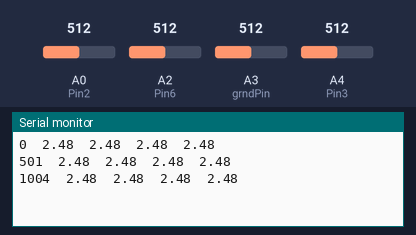
Bench run of a sketch on a simulated Arduino Uno, built with avr-gcc and run on an emulated ATmega328P. Parts: the last lines printed to the serial monitor. Inputs (shaded band) come from the test bench; at power-on: A0 (Pin2) = 512, A2 (Pin6) = 512, A3 (grndPin) = 512, A4 (Pin3) = 512.

Above: at 1.3 s.
1.4 s: A0 (Pin2) set to 716
At 1.9 s:
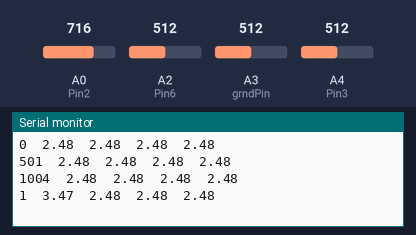
2.9 s: A2 (Pin6) set to 716
At 3.4 s:
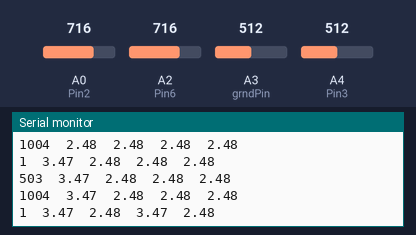
4.4 s: A3 (grndPin) set to 716
At 4.9 s:
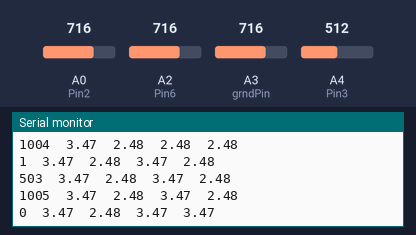
5.9 s: A4 (Pin3) set to 716
At 6.4 s:
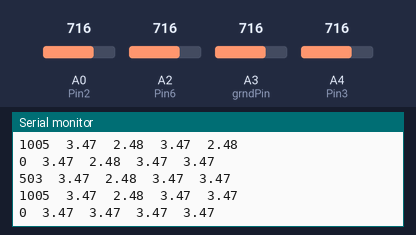
7.4 s: A0 (Pin2) set to 992
At 7.9 s:
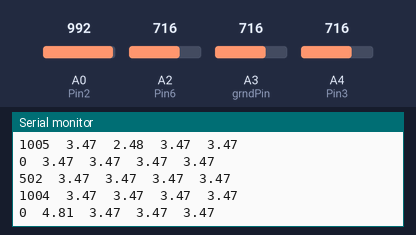
8.9 s: A2 (Pin6) set to 992
At 9.5 s:
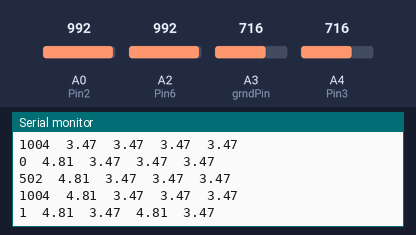
Timing chart, 0 to 11.4 s (numbered marks = the images above; inputs shaded):
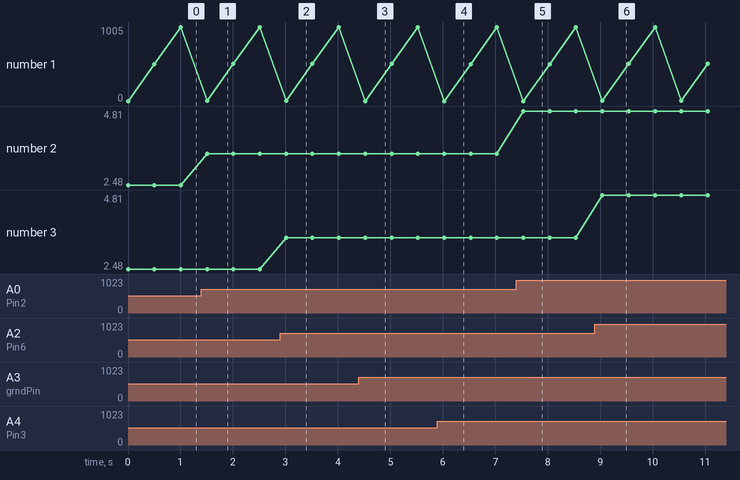

The sketch:

timeresolve.ino
```cpp
int Pin2 = A0;  // input pin 2
int Pin3 = A4;  // other side of amp : ground pin3
int Pin6 = A2;  // output pin6
int grndPin = A3;

float outV1 = 0;
float outV2 = 0;
float outV3 = 0;
float outV4 = 0; //our ground

void setup()
{
  Serial.begin(9600);
  pinMode(Pin2, INPUT);
  pinMode(Pin3, INPUT);
  pinMode(Pin6, INPUT);

}

void loop()
{
  unsigned long starttime = millis();
  unsigned long endtime = starttime;

  while(endtime-starttime<1000)
  {
    outV1 = 3.3/680*analogRead(Pin2);
    outV2 = 3.3/680*analogRead(Pin3);
    outV3 = 3.3/680*analogRead(Pin6);
    outV4 = 3.3/680*analogRead(grndPin);

    endtime = millis();

    Serial.print(endtime-starttime);
    Serial.print('\t');
    Serial.print(outV1);
    Serial.print('\t');
    Serial.print(outV2);
    Serial.print('\t');
    Serial.print(outV3);
    Serial.print('\t');
    Serial.print(outV4);
    //Serial.print(Serial.available());
    Serial.println();
    delay(500);

  }
  delay(1);
}
```

Measured:
- after the input at 1.4 s, the serial monitor: prints a new line after 0.11 s (image 1)
- after the input at 2.9 s, the serial monitor: prints a new line after 0.12 s (image 2)
- after the input at 4.4 s, the serial monitor: prints a new line after 0.12 s (image 3)
- after the input at 5.9 s, the serial monitor: prints a new line after 0.13 s (image 4)
- after the input at 7.4 s, the serial monitor: prints a new line after 0.14 s (image 5)
- after the input at 8.9 s, the serial monitor: prints a new line after 0.14 s (image 6)
- plotted number 2: 2.48 → 3.47 after the input at 1.4 s, 3.47 → 4.81 after the input at 7.4 s
